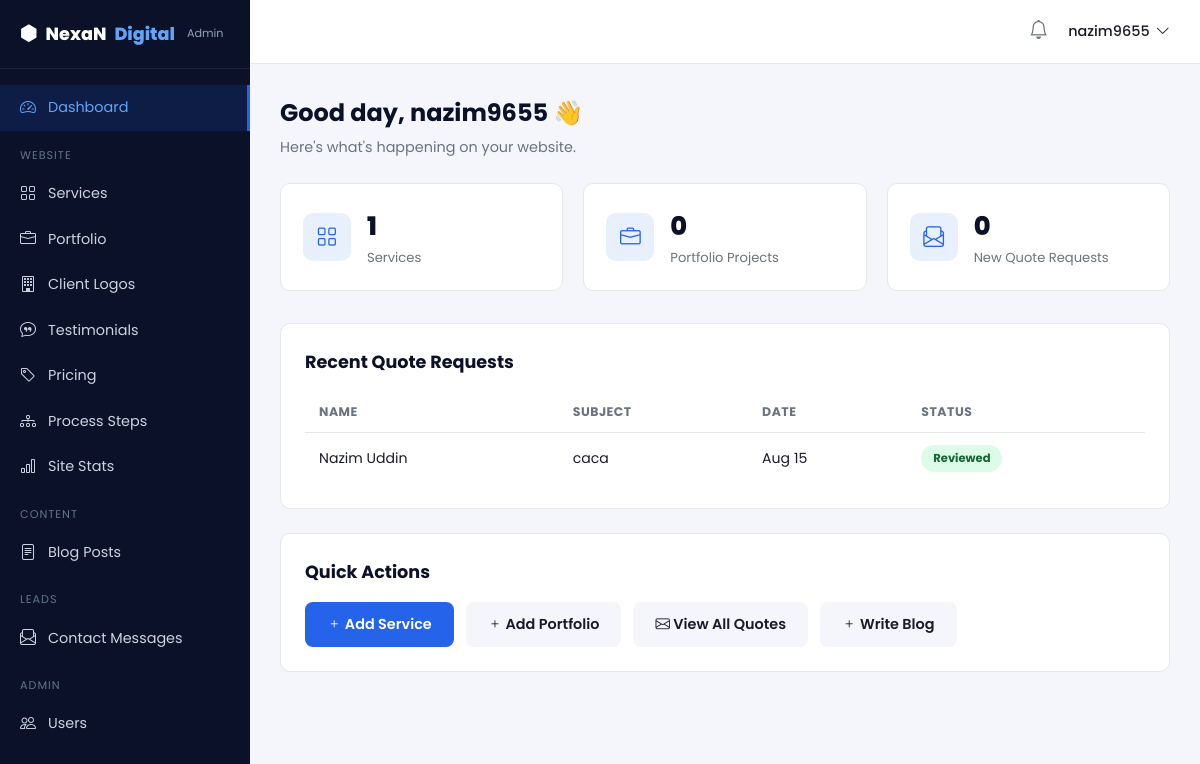
The page /dashboard/ (signed in) on the database its author committed.
### website/models.py (models this page shows, shortened)
class ContactMessage(models.Model):
    name = models.CharField(max_length=100)
    email = models.EmailField()
    subject = models.CharField(max_length=200, blank=True)
    message = models.TextField()
    created_at = models.DateTimeField(auto_now_add=True)
    is_read = models.BooleanField(default=False)
    class Meta:
        ordering = ['-created_at']

### dashboard/views.py (the view)
# urls.py: path('', views.dashboard_home, name='home'),
@login_required(login_url='dashboard:login')
def dashboard_home(request):
    context = {
        'service_count': Service.objects.count(),
        'portfolio_count': PortfolioItem.objects.count(),
        'new_quotes_count': ContactMessage.objects.filter(is_read=False).count(),
        'recent_quotes': ContactMessage.objects.all()[:5],
    }
    return render(request, 'dashboard/dashboard.html', context)

### website/context_processors.py (called while the page is built)
def nav_services(request):
    return {'nav_services': Service.objects.all()}

### dashboard/templates/dashboard/dashboard.html (shortened to what this page needs)
{% extends 'dashboard/base.html' %}
{% block content %}
<div class="dash-greeting">
  <h2>Good day, {{ request.user.username }} 👋</h2>
  <p>Here's what's happening on your website.</p>
</div>
<div class="dash-stats-grid">
  <div class="dash-stat-card">
    <div class="dash-stat-icon"><i class="bi bi-grid"></i></div>
    <div>
      <div class="dash-stat-value">{{ service_count }}</div>
      <div class="dash-stat-label">Services</div>
    </div>
  </div>
  <div class="dash-stat-card">
    <div class="dash-stat-icon"><i class="bi bi-briefcase"></i></div>
    <div>
      <div class="dash-stat-value">{{ portfolio_count }}</div>
      <div class="dash-stat-label">Portfolio Projects</div>
    </div>
  </div>
  <div class="dash-stat-card">
    <div class="dash-stat-icon"><i class="bi bi-envelope-paper"></i></div>
    <div>
      <div class="dash-stat-value">{{ new_quotes_count }}</div>
      <div class="dash-stat-label">New Quote Requests</div>
    </div>
  </div>
</div>
<div class="dash-panel">
  <h3>Recent Quote Requests</h3>
  <table class="dash-table">
    <thead>
      <tr><th>Name</th><th>Subject</th><th>Date</th><th>Status</th></tr>
    </thead>
    <tbody>
      {% for quote in recent_quotes %}
      <tr onclick="window.location.href='{% url 'dashboard:quote_detail' quote.pk %}'" style="cursor:pointer;">
        <td>{{ quote.name }}</td>
        <td>{{ quote.subject|default:"—" }}</td>
        <td>{{ quote.created_at|date:"M d" }}</td>
        <td>
          {% if quote.is_read %}
            <span class="status-badge status-read">Reviewed</span>
          {% else %}
            <span class="status-badge status-new">New</span>
          {% endif %}
        </td>
      </tr>
      {% empty %}
      <tr><td colspan="4">No quote requests yet.</td></tr>
      {% endfor %}
    </tbody>
  </table>
</div>
<div class="dash-panel">
  <h3>Quick Actions</h3>
  <div class="dash-quick-actions">
    <a href="/admin/website/service/add/" class="btn btn-primary"><i class="bi bi-plus"></i> Add Service</a>
    <a href="/admin/website/portfolioitem/add/" class="btn btn-secondary"><i class="bi bi-plus"></i> Add Portfolio</a>
    <a href="{% url 'dashboard:quotes' %}" class="btn btn-secondary"><i class="bi bi-envelope"></i> View All Quotes</a>
    <a href="/admin/website/blogpost/add/" class="btn btn-secondary"><i class="bi bi-plus"></i> Write Blog</a>
  </div>
</div>
{% endblock %}

### dashboard/templates/dashboard/base.html (shortened to what this page needs)
{% load static %}
<!DOCTYPE html>
<html lang="en">
<head>
<link rel="stylesheet" href="https://cdn.jsdelivr.net/npm/bootstrap-icons@1.11.3/font/bootstrap-icons.css">
<link rel="stylesheet" href="{% static 'website/css/style.css' %}">
<link rel="stylesheet" href="{% static 'dashboard/css/dashboard.css' %}">
</head>
<body class="dash-body">
<div class="dash-layout">
  <aside class="dash-sidebar">
    <div class="dash-logo">
      <i class="bi bi-hexagon-fill"></i> NexaN<span>Digital</span> <small>Admin</small>
    </div>
    <nav class="dash-nav">
      <a href="{% url 'dashboard:home' %}" class="dash-nav-link {% if request.resolver_match.url_name == 'home' %}active{% endif %}">
        <i class="bi bi-speedometer2"></i> Dashboard
      </a>
      <p class="dash-nav-heading">Website</p>
      <a href="{% url 'dashboard:services' %}" class="dash-nav-link {% if request.resolver_match.url_name == 'services' %}active{% endif %}"><i class="bi bi-grid"></i> Services</a>
      <a href="{% url 'dashboard:portfolio' %}" class="dash-nav-link {% if request.resolver_match.url_name == 'portfolio' %}active{% endif %}"><i class="bi bi-briefcase"></i> Portfolio</a>
      <a href="{% url 'dashboard:clients' %}" class="dash-nav-link {% if request.resolver_match.url_name == 'clients' %}active{% endif %}"><i class="bi bi-building"></i> Client Logos</a>
      <a href="{% url 'dashboard:testimonials' %}" class="dash-nav-link {% if request.resolver_match.url_name == 'testimonials' %}active{% endif %}"><i class="bi bi-chat-quote"></i> Testimonials</a>
      <a href="{% url 'dashboard:pricing' %}" class="dash-nav-link {% if request.resolver_match.url_name == 'pricing' %}active{% endif %}"><i class="bi bi-tag"></i> Pricing</a>
      <a href="{% url 'dashboard:process' %}" class="dash-nav-link {% if request.resolver_match.url_name == 'process' %}active{% endif %}"><i class="bi bi-diagram-3"></i> Process Steps</a>
      <a href="{% url 'dashboard:stats' %}" class="dash-nav-link {% if request.resolver_match.url_name == 'stats' %}active{% endif %}"><i class="bi bi-bar-chart"></i> Site Stats</a>
      <p class="dash-nav-heading">Content</p>
      <a href="{% url 'dashboard:blog' %}" class="dash-nav-link {% if request.resolver_match.url_name == 'blog' %}active{% endif %}"><i class="bi bi-file-text"></i> Blog Posts</a>
      <p class="dash-nav-heading">Leads</p>
      <a href="{% url 'dashboard:quotes' %}" class="dash-nav-link {% if request.resolver_match.url_name == 'quotes' %}active{% endif %}">
        <i class="bi bi-envelope-paper"></i> Contact Messages
      </a>
      <p class="dash-nav-heading">Admin</p>
      <a href="{% url 'dashboard:users' %}" class="dash-nav-link {% if request.resolver_match.url_name == 'users' %}active{% endif %}"><i class="bi bi-people"></i> Users</a>
    </nav>
  </aside>
  <div class="dash-main">
    <header class="dash-topbar">
      <div class="dash-topbar-right">
        <i class="bi bi-bell"></i>
        <div class="dash-user">
          {{ request.user.username }} <i class="bi bi-chevron-down"></i>
        </div>
      </div>
    </header>
    <main class="dash-content">
      {% block content %}{% endblock %}
    </main>
  </div>
</div>
</body>
</html>

### website/static/website/css/style.css (style rules this page uses)
:root { --navy: #0a1128; --navy-light: #0f1c3f; --blue: #2563eb; --blue-dark: #1d4ed8; --text-dark: #1a1a2e; --text-gray: #6b7280; --text-light: #cbd5e1; --bg-light: #f8f9fc; --white: #ffffff; --border: #e5e7eb; --radius: 12px; --shadow: 0 4px 20px rgba(0,0,0,0.06); }
* { margin: 0; padding: 0; box-sizing: border-box; }
body { font-family: 'Poppins', sans-serif; color: var(--text-dark); background: var(--white); line-height: 1.6; }
a { text-decoration: none; color: inherit; }
.btn { display: inline-block; padding: 12px 28px; border-radius: 8px; font-weight: 600; font-size: 0.95rem; transition: all 0.25s ease; cursor: pointer; border: none; }
.btn-primary { background: var(--blue); color: var(--white); }

### rows shown on the page
ContactMessage: name "Nazim Uddin", subject "caca", created_at "Aug 15", is_read "Reviewed"

### other values the page prints
{{ request.user.username }} "nazim9655"
{{ service_count }} "1"
{{ portfolio_count }} "0"
{{ new_quotes_count }} "0"
